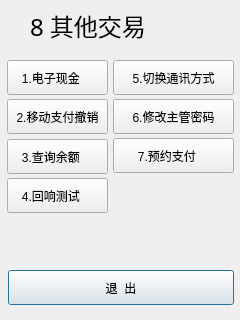
<?xml version="1.0" encoding="UTF-8"?>
<ui version="4.0">
 <class>mainkey8</class>
 <widget class="QDialog" name="mainkey8">
  <property name="geometry">
   <rect>
    <x>0</x>
    <y>0</y>
    <width>240</width>
    <height>320</height>
   </rect>
  </property>
  <property name="windowTitle">
   <string>Dialog</string>
  </property>
  <widget class="QLabel" name="label">
   <property name="geometry">
    <rect>
     <x>30</x>
     <y>10</y>
     <width>201</width>
     <height>31</height>
    </rect>
   </property>
   <property name="font">
    <font>
     <family>AR PL UKai CN</family>
     <pointsize>18</pointsize>
    </font>
   </property>
   <property name="text">
    <string>8 其他交易</string>
   </property>
  </widget>
  <widget class="QPushButton" name="pushButton_8">
   <property name="geometry">
    <rect>
     <x>8</x>
     <y>270</y>
     <width>226</width>
     <height>35</height>
    </rect>
   </property>
   <property name="text">
    <string>退  出</string>
   </property>
  </widget>
  <widget class="QPushButton" name="pushButton_4">
   <property name="geometry">
    <rect>
     <x>7</x>
     <y>178</y>
     <width>101</width>
     <height>35</height>
    </rect>
   </property>
   <property name="text">
    <string>4.回响测试    </string>
   </property>
  </widget>
  <widget class="QPushButton" name="pushButton_3">
   <property name="geometry">
    <rect>
     <x>7</x>
     <y>139</y>
     <width>101</width>
     <height>35</height>
    </rect>
   </property>
   <property name="text">
    <string>3.查询余额    </string>
   </property>
  </widget>
  <widget class="QPushButton" name="pushButton_1">
   <property name="geometry">
    <rect>
     <x>7</x>
     <y>60</y>
     <width>101</width>
     <height>35</height>
    </rect>
   </property>
   <property name="text">
    <string>1.电子现金    </string>
   </property>
  </widget>
  <widget class="QPushButton" name="pushButton_2">
   <property name="geometry">
    <rect>
     <x>7</x>
     <y>99</y>
     <width>101</width>
     <height>35</height>
    </rect>
   </property>
   <property name="text">
    <string>2.移动支付撤销</string>
   </property>
  </widget>
  <widget class="QPushButton" name="pushButton_7">
   <property name="geometry">
    <rect>
     <x>113</x>
     <y>138</y>
     <width>121</width>
     <height>35</height>
    </rect>
   </property>
   <property name="text">
    <string>7.预约支付    </string>
   </property>
  </widget>
  <widget class="QPushButton" name="pushButton_5">
   <property name="geometry">
    <rect>
     <x>113</x>
     <y>60</y>
     <width>121</width>
     <height>35</height>
    </rect>
   </property>
   <property name="text">
    <string>5.切换通讯方式</string>
   </property>
  </widget>
  <widget class="QPushButton" name="pushButton_6">
   <property name="geometry">
    <rect>
     <x>113</x>
     <y>99</y>
     <width>121</width>
     <height>35</height>
    </rect>
   </property>
   <property name="text">
    <string>6.修改主管密码</string>
   </property>
  </widget>
 </widget>
 <resources/>
 <connections/>
</ui>
